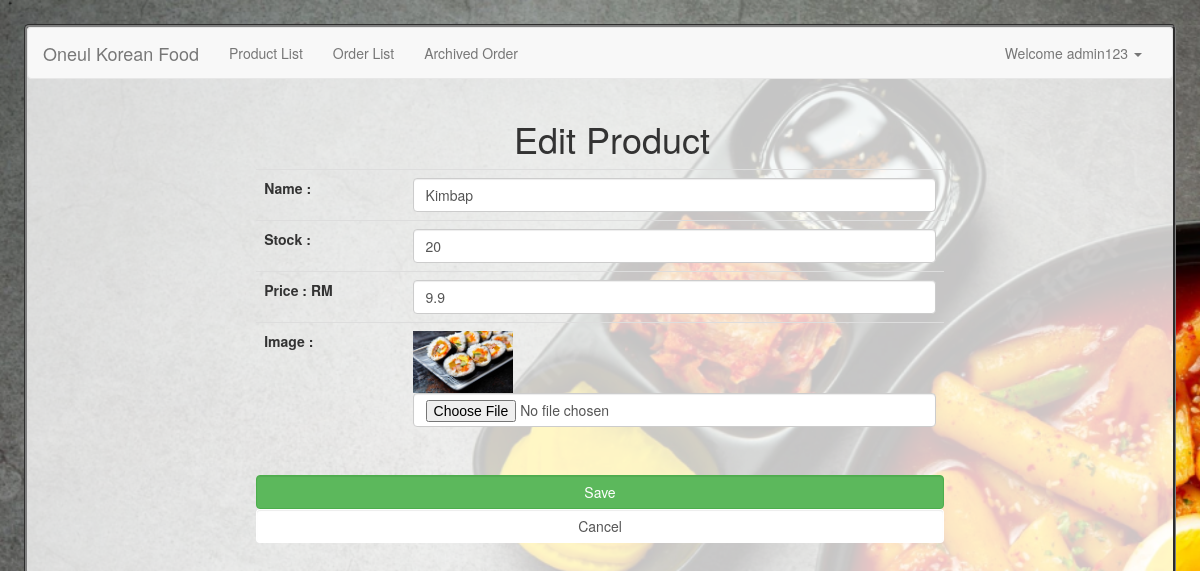
/editproduct.php?productId=11 (signed in), run on the app's committed database.
### tables this page shows
CREATE TABLE `product` (
  `productId` int(11) NOT NULL,
  `productName` varchar(255) NOT NULL,
  `productPrice` double NOT NULL,
  `productStock` int(11) NOT NULL,
  `productImage` text NOT NULL
);

### fx.php (called while the page is built, shortened)
<?php
$conn = mysqli_connect("localhost", "root", "", "kfood");
function query($query)
{
    global $conn;
    $result = mysqli_query($conn, $query);
    $rows = [];
    while ($row = mysqli_fetch_assoc($result)) {
        $rows[] = $row;
    }
    return $rows;
}

### editproduct.php (the view, shortened to what this page needs)
<?php
require 'fx.php';
if (!isset($_SESSION["loggedin"]) || $_SESSION["loggedin"] !== true) {
    echo "<script>alert('Please login first.');  document.location.href = 'login.php'; </script>";
} else if ($_SESSION["userlevel"] != 'admin') {
    echo "<script>alert('No permission.');  document.location.href = 'home.php'; </script>";
} else {
    $id = $_GET["productId"];
    $product = query("SELECT * FROM product WHERE productId = $id")[0];
}
?>
<!DOCTYPE html>
<head>
    <?php
    include('include.php');
    ?>
</head>
<body>
    <div class="main">
    <?php include('navbar.php'); ?>
        <div class="container">
            <h1 class="center mt-5 mb-1">Edit Product</h1>
        </div>
        <form class="form-group" style="margin-left: 20%;margin-right: 20%" action="" method="post" enctype="multipart/form-data">
            <table class="table" align="center" >
                <tr>
                    <td>
                        <label for="productName">Name : </label>
                    </td>
                    <td>
                        <input class="form-control" type="text" name="productName" id="productName" required value="<?= $product["productName"]; ?>">
                    </td>
                </tr>
                <tr>
                    <td>
                        <label for="productStock">Stock : </label>
                    </td>
                    <td>
                        <input class="form-control" type="number" name="productStock" id="productStock" min=0 required value="<?= $product["productStock"]; ?>">
                    </td>
                </tr>
                <tr>
                    <td>
                        <label for="productPrice">Price : RM</label>
                    </td>
                    <td>
                        <input class="form-control" type="number" name="productPrice" id="productPrice" min=0.00 step="0.01"  required value="<?= $product["productPrice"]; ?>">
                    </td>
                </tr>
                <tr>
                    <td>
                        <label for="imageprod">Image : </label>
                    </td>
                    <td>
                        <img src="product_images/<?= $product["productImage"]; ?>" alt="" width="100"><br>
                        <input class="form-control" type="file" name="imageprod" id="imageprod">
                    </td>
                </tr>
            </table>
            <br>
            <div align="center" >
                <button class="form-control btn btn-success" type="submit" name="submit">Save</button>
                <a class="form-control btn btn-secondary" type="button" href="home.php" name="cancel">Cancel</a>
            </div>
        </form>
    </div>
</body>
</html>

### data on the page
product: productName "Kimbap", productStock "20", productPrice "9.9", productImage (picture)

### other printed values
$_SESSION["username"] "admin123"
